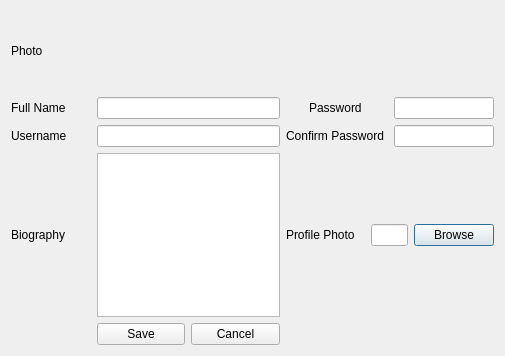
<?xml version="1.0" encoding="UTF-8"?>
<ui version="4.0">
 <class>EditProfileWindow</class>
 <widget class="QDialog" name="EditProfileWindow">
  <property name="geometry">
   <rect>
    <x>0</x>
    <y>0</y>
    <width>505</width>
    <height>356</height>
   </rect>
  </property>
  <property name="windowTitle">
   <string>Dialog</string>
  </property>
  <layout class="QGridLayout" name="gridLayout">
   <item row="1" column="6" colspan="2">
    <widget class="QLineEdit" name="passwordLineEdit"/>
   </item>
   <item row="3" column="3" colspan="2">
    <widget class="QLabel" name="label_6">
     <property name="text">
      <string>Profile Photo</string>
     </property>
    </widget>
   </item>
   <item row="1" column="1" colspan="2">
    <widget class="QLineEdit" name="fullNameLineEdit"/>
   </item>
   <item row="2" column="0">
    <widget class="QLabel" name="label_2">
     <property name="text">
      <string>Username  </string>
     </property>
    </widget>
   </item>
   <item row="3" column="7">
    <widget class="QPushButton" name="browseButton">
     <property name="text">
      <string>Browse</string>
     </property>
    </widget>
   </item>
   <item row="3" column="0">
    <widget class="QLabel" name="label_5">
     <property name="text">
      <string>Biography</string>
     </property>
    </widget>
   </item>
   <item row="1" column="0">
    <widget class="QLabel" name="label">
     <property name="text">
      <string>Full Name </string>
     </property>
    </widget>
   </item>
   <item row="2" column="3" colspan="3">
    <widget class="QLabel" name="label_4">
     <property name="text">
      <string>Confirm Password </string>
     </property>
    </widget>
   </item>
   <item row="3" column="5" colspan="2">
    <widget class="QLineEdit" name="profileLineEdit">
     <property name="readOnly">
      <bool>true</bool>
     </property>
    </widget>
   </item>
   <item row="4" column="2">
    <widget class="QPushButton" name="cancelButton">
     <property name="text">
      <string>Cancel</string>
     </property>
    </widget>
   </item>
   <item row="1" column="4">
    <widget class="QLabel" name="label_3">
     <property name="text">
      <string>Password </string>
     </property>
    </widget>
   </item>
   <item row="2" column="1" colspan="2">
    <widget class="QLineEdit" name="usernameLineEdit"/>
   </item>
   <item row="2" column="6" colspan="2">
    <widget class="QLineEdit" name="confirmPasswordLineEdit"/>
   </item>
   <item row="4" column="1">
    <widget class="QPushButton" name="saveButton">
     <property name="text">
      <string>Save</string>
     </property>
    </widget>
   </item>
   <item row="3" column="1" colspan="2">
    <widget class="QTextEdit" name="biographyTextEdit"/>
   </item>
   <item row="0" column="0">
    <widget class="QLabel" name="photoLabel">
     <property name="minimumSize">
      <size>
       <width>80</width>
       <height>80</height>
      </size>
     </property>
     <property name="text">
      <string>Photo</string>
     </property>
    </widget>
   </item>
  </layout>
 </widget>
 <resources/>
 <connections/>
</ui>
